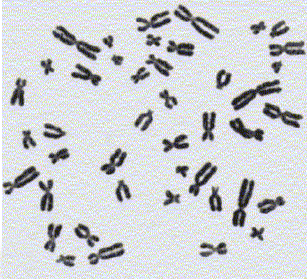
#> input picture Unidad 3 - OpenCV/Datasets/1/Cromo.png, 307 x 279 px, found by its file name
$ jupyter execute --allow-errors 2_2_Contornos.ipynb
#> lines starting #> are read from the running program, lines starting #| are printed output that depends on the picture; after the words box and inside, x2 and y2 are one past the last pixel; in counts of white or black regions, pixels touching at a corner belong together
### Descargar imágenes

[cell 1]
import os
if os.path.exists('Imagenes'):
    print ('La carpeta ya existe')
else:
    os.system('wget -nc https://www.dropbox.com/s/i80af08mp0y5ux5/Imagenes.zip?dl=1')
    os.system('unzip Imagenes.zip?dl=1')
    os.system('rm -r Imagenes.zip?dl=1')
    print('ImAgenes descargadas')

### Cargar librerías

[cell 2]
import cv2
import numpy as np
import matplotlib.pyplot as plt

[cell 3]
#Umbralizacion
im = cv2.imread("C:/Users/SANTIAGO/PDI Procesamiento Digital de Imagenes/Unidad 3 - OpenCV/Datasets/1/Cromo.png")
#> im is the input picture: shape (279, 307, 3); mean B, G, R 211, 207.5, 204.7

imgray = cv2.cvtColor(im, cv2.COLOR_BGR2GRAY)
ret, thresh = cv2.threshold(imgray,0,255,cv2.THRESH_BINARY_INV+cv2.THRESH_OTSU)
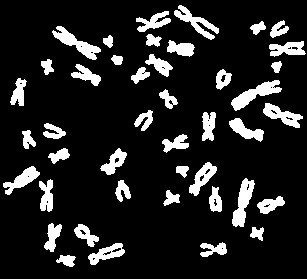
#> thresh: shape (279, 307); 13.4% white; 43 white regions
#> ret = 149

plt.imshow(thresh, cmap='gray')

### Contornos
Los contornos se pueden explicar simplemente como una curva que une todos los puntos continuos (a lo largo del límite), que tienen el mismo color o intensidad.

Los contornos son una herramienta útil para el análisis de formas y la detección y reconocimiento de objetos.

Two border following algorithms are proposed for the topological analysis of digitized binary images.

The first one determines the surroundness relations among the borders of a binary image.

Since the outer borders and the hole borders have a one-to-one correspondence to the connected components of l-pixels and to the holes, respectively, the proposed algorithm yields a representation of a binary image, from which one can extract some sort of features without reconstructing the image.

The second algorithm, which is a modified version of the first, follows only the outermost borders (i.e., the outer borders which are not surrounded by holes).

Opencv cuenta con la siguiente función para encontrar los contornos de imágenes binarias.
```
cv2.findContours(ImaB, Jerarquía, Aproximación)
        ImaB        : Imagen binaria.
        Jerarquía   : Método de clasificar los contornos por jerarquías.
                cv2.RETR_TREE: recupera todos los contornos y reconstruye una jerarquía completa de contornos anidados.
        Aproximación: Aproximación de los vectores en figuras mas sencillas. Jerarquía de arbol
                cv2.CHAIN_APPROX_SIMPLE: comprime segmentos horizontales, verticales y diagonales y deja solo sus puntos finales.
                cv2. CHAIN_APPROX_NONE : Almacena todos los puntos.
```

La función retorna: La imagen binaria, los contornos como vectores, y las jerarquías asociadas a cada contorno, en ese respectivo orden.

### Jerarquía
Cada contorno tiene su jerarquía dependiendo de si se encuentra al interior de un contorno o por el contrario si tiene un contorno en su interior, siendo estos considerados hijo y padre respectivamente.

En opencv, cada contorno tiene su propia información sobre qué jerarquía es, quién es su hijo, quién es su padre, etc.

OpenCV lo representa como una matriz de cuatro valores:

$$[Next, Previous, FirstChild, Parent]$$

Donde los valores indican: el contorno siguiente, el contorno anterior (en el mismo nivel jeraquico), el primer contorno secundario y el indice del contorno principal.

Para mas información ver el siguiente enlace.

https://docs.opencv.org/trunk/d9/d8b/tutorial_py_contours_hierarchy.html

https://docs.opencv.org/master/d4/d73/tutorial_py_contours_begin.html

[cell 4]
#Encontrar contornos
# thresh = Imagen binarizada por el algoritmo de OTSU
print(thresh[0].dtype)
#| uint8
contornos, jerarquia = cv2.findContours(thresh, cv2.RETR_TREE, cv2.CHAIN_APPROX_SIMPLE)
#> contornos = 77 contours, 28 with area under 20; largest, box (x1, y1, x2, y2) and area: (231, 80, 282, 111) 524, (232, 178, 255, 227) 495, (52, 26, 101, 60) 488, (263, 103, 303, 128) 410, (174, 5, 219, 40) 408; jerarquia = 77 rows, first 6: [1, -1, -1, -1], [6, 0, 2, -1], [3, -1, -1, 1], [4, 2, -1, 1], [5, 3, -1, 1], [-1, 4, -1, 1]
#> (the rest of this cell did not finish here and is left out)

[cell 5]
contornos[1][:5] # Primeros 5 puntos del primer contorno
#> Out = [[115, 243], [114, 244], [113, 244], [111, 246], [110, 246]]

$$[Next, Previous, FirstChild, Parent]$$

[cell 6]
print (jerarquia[0,0,:]) # Muestra los 4 elementos de los primeros 3 contornos
#| [ 1 -1 -1 -1]
print (jerarquia[0,1,:])
#| [ 6  0  2 -1]
print (jerarquia[0,2,:])
#| [ 3 -1 -1  1]

### Dibujar contornos
Para dibujar los contornos, se utiliza la función cv2.drawContours.

También se puede usar para dibujar cualquier forma siempre que tenga sus puntos de límite.

Su primer argumento es la imagen de origen, el segundo argumento son los contornos que deben pasarse como una lista de Python, el tercer argumento es el índice de contornos (útil al dibujar contornos individuales. Para dibujar todos los contornos se debe poner -1) y los argumentos restantes son color, grosor etc.

[cell 7]
#Dibujar los contornos
img=im.copy()
# cv2.drawContours(imagen, arreglo_contornos, contorno_interes, (RGB), grosor del contorno)
# contorno_interes = -1 : Todos
img = cv2.drawContours(img, contornos, -1, (255,0,0), 1)
plt.imshow(img)

[cell 8]
#Dibujar el quinceavo contorno
img=im.copy()
img = cv2.drawContours(img, contornos, 15, (0,255,0), 1)
#> img: shape (279, 307, 3); 0.06% of pixels changed, all inside (x1, y1, x2, y2) = (163, 190, 180, 206)
plt.imshow(img)

Veamos como se lee la matriz de jerarquia empezando con el primer contorno

[cell 9]
print (jerarquia[0,0,:])
#| [ 1 -1 -1 -1]
#Dibujar el quinceavo contorno
img=im.copy()
img = cv2.drawContours(img, contornos, 0, (0,255,0), 4)
plt.imshow(img)

[cell 10]
print (jerarquia[0,1,:])
#| [ 6  0  2 -1]
#Dibujar el quinceavo contorno
img=im.copy()
img = cv2.drawContours(img, contornos, 1, (0,255,0), 4)
plt.imshow(img)

[cell 11]
#Dibujar el quinceavo contorno
img = cv2.drawContours(img, contornos, 6, (0,255,0), 4)
plt.imshow(img)

[cell 12]
#Dibujar el quinceavo contorno
img = cv2.drawContours(img, contornos, 2, (0,255,0), 4)
#> img: shape (279, 307, 3); mean B, G, R 209.6, 208.6, 203.3
plt.imshow(img)

[cell 13]
#sacar el cuarto contorno
cnt = contornos[15]
#> cnt = contour of 33 points, box (x1, y1, x2, y2) (163, 190, 180, 206), area 124
print(cnt[:5])
#| [[[167 190]]
#|  [[166 191]]
#|  [[166 196]]
#|  [[168 198]]
#|  [[167 199]]]
img=im.copy()
img = cv2.drawContours(img, [cnt], 0, (255,0,0), 3)
plt.imshow(img)

## Comparación con el Algoritmo de Canny

[cell 14]
bordes = cv2.Canny(img, 150, 180, apertureSize = 3, L2gradient = True)
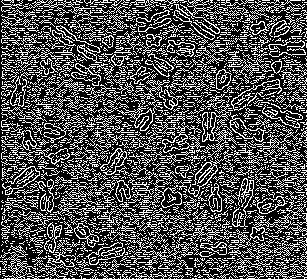
#> bordes: shape (279, 307); 30.9% white in thin lines or dots

plt.figure(figsize=(20,8))
plt.imshow(bordes, cmap='gray')
plt.axis('off')

# A Tener en cuenta:
- im = Imagen original
- imgray = Imagen en escala de Grises
- thresh = Imagen Binarizada

# Filtro de Canny con Prefiltrado de la imagen binarizada

[cell 15]
img_blur_filter = cv2.blur(thresh, (1,1), cv2.BORDER_DEFAULT)
img_medianBlur_filter = cv2.medianBlur(thresh, 1)
img_gaussianBlur_filter = cv2.GaussianBlur(thresh,(1,1),cv2.BORDER_DEFAULT)

plt.figure(figsize=(20,8))
plt.subplot(1,3,1)
plt.imshow(img_blur_filter, cmap='gray')
plt.subplot(1,3,2)
plt.imshow(img_medianBlur_filter, cmap='gray')
plt.subplot(1,3,3)
plt.imshow(img_gaussianBlur_filter, cmap='gray')
plt.axis('off')

[cell 16]
bordes_blur = cv2.Canny(img_blur_filter, 0, 1, apertureSize = 3, L2gradient = True)
#> bordes_blur: shape (279, 307); 4.6% white in thin lines or dots
bordes_median = cv2.Canny(img_medianBlur_filter, 0, 1, apertureSize = 3, L2gradient = True)
bordes_gaussian = cv2.Canny(img_gaussianBlur_filter, 0, 1, apertureSize = 3, L2gradient = True)

plt.figure(figsize=(20,8))
plt.subplot(1,3,1)
plt.imshow(bordes_blur, cmap='gray')
plt.subplot(1,3,2)
plt.imshow(bordes_median, cmap='gray')
plt.subplot(1,3,3)
plt.imshow(bordes_gaussian, cmap='gray')

# Filtro de Canny con Transformada de Fourier de la imagen

[cell 17]
#transformada de Fourier
f = np.fft.fft2(imgray)
#Centrar las frecuencias en el centro de la imagen
fshift = np.fft.fftshift(f)
#Mostrar la imagen
plt.imshow(np.abs(fshift), cmap = 'gray', vmin=np.min(np.abs(fshift)), vmax=np.max(np.abs(fshift))/500)
plt.axis('off')
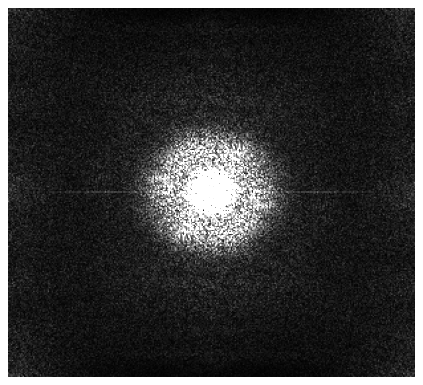
#> figure drawn by matplotlib, 1 panel

[cell 18]
#Crear filtro
rows, cols = imgray.shape
#> rows = 279; cols = 307
fil=np.ones((rows,cols)) # Matriz Inicial llena de unos
ven=18                   # Seleccion de tamaño del espectro de interés / Radio de las Frecuencias de interes
crow,ccol = int(rows/2) , int(cols/2)
#> crow = 139; ccol = 153
A = 5
fil[crow-A*ven:crow+A*ven, ccol-A*ven:ccol+A*ven] = 0
print(crow-ven, crow+ven, ccol-ven, ccol+ven)
#| 121 157 135 171
plt.imshow(fil, cmap = 'gray') # 0 = Negro / 255 = Blanco
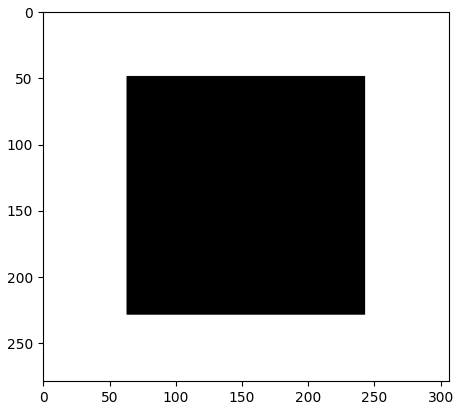
#> figure drawn by matplotlib, 1 panel

[cell 19]
#filtro pasa altas (Con ceros en el centro)
fshift1=fshift*fil
#filtro pasa bajas (Con ceros hacia los bordes)
fshift2=fshift*(1-fil)

[cell 20]
#Deshacer el centrado de las frecuencias
f_ishift1 = np.fft.ifftshift(fshift1)
#Transformada rápida de fourier inversa
img_back1 = np.fft.ifft2(f_ishift1)
img_back1 = np.abs(img_back1)
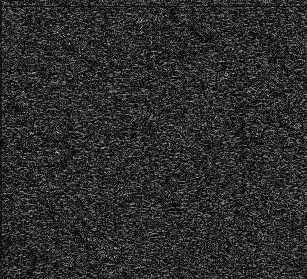
#> img_back1: shape (279, 307) float64; min 0.00708, max 42.46, mean 7.4; drawn with min black and max white

#Deshacer el centrado de las frecuencias
f_ishift2 = np.fft.ifftshift(fshift2)
#Transformada rápida de fourier inversa
img_back2 = np.fft.ifft2(f_ishift2)
img_back2 = np.abs(img_back2)
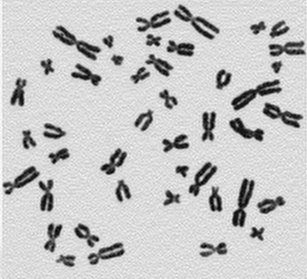
#> img_back2: shape (279, 307) float64; min 12.93, max 262.6, mean 207; drawn with min black and max white

[cell 21]
plt.figure(figsize=(15,9))
plt.subplot(231),plt.imshow(imgray, cmap = 'gray')
plt.title('Original'), plt.xticks([]), plt.yticks([])
plt.subplot(232),plt.imshow(np.abs(fshift1), cmap = 'gray', vmin=np.min(np.abs(fshift)), vmax=np.max(np.abs(fshift))/500)
plt.title('Filtrado pasa altas'), plt.xticks([]), plt.yticks([])
plt.subplot(233),plt.imshow(1-img_back1,cmap = 'gray')
plt.title('Transformada inversa'), plt.xticks([]), plt.yticks([])
plt.subplot(235),plt.imshow(np.abs(fshift2),cmap = 'gray', vmin=np.min(np.abs(fshift)), vmax=np.max(np.abs(fshift))/500)
plt.title('Filtrado pasa bajas'), plt.xticks([]), plt.yticks([])
plt.subplot(236),plt.imshow(img_back2,cmap = 'gray')
plt.title('Transformada inversa'), plt.xticks([]), plt.yticks([])
plt.show()
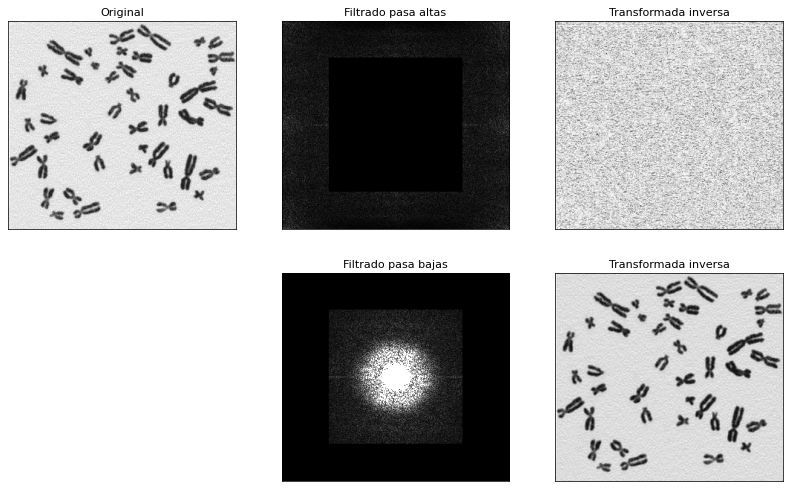
#> figure drawn by matplotlib, 5 panels

[cell 22]
# Binarizacion de la imagen filtrada por el pasa bajas
ret, thresh_2 = cv2.threshold(np.uint8(img_back2),0,255,cv2.THRESH_BINARY_INV+cv2.THRESH_OTSU)
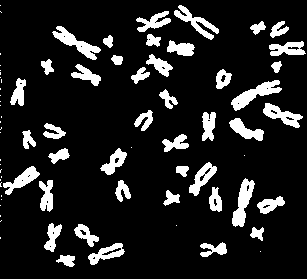
#> thresh_2: shape (279, 307); 13% white; 75 white regions (32 under 20 px), largest, box (x1, y1, x2, y2) and area: (231, 80, 282, 111) 577, (232, 178, 255, 227) 536, (52, 26, 101, 60) 535
#> ret = 152

[cell 23]
# Filtro de cani aplicado
imgray_pasa_bajas = cv2.Canny(np.uint8(img_back2), 0, 100, apertureSize = 3, L2gradient = True)
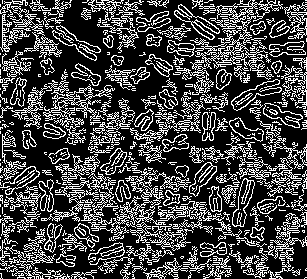
#> imgray_pasa_bajas: shape (279, 307); 27.3% white in thin lines or dots
plt.figure(figsize=(10,10))
plt.subplot(1,2,1)
plt.imshow(imgray_pasa_bajas, cmap='gray')
plt.title("imagen filtrada por pasabajas sin binarizar")

imgray_pasa_bajas = cv2.Canny(np.uint8(thresh_2), 0, 100, apertureSize = 3, L2gradient = True)
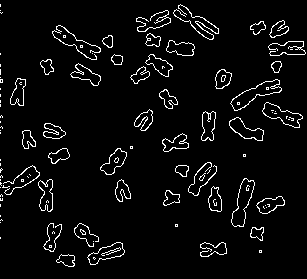
#> imgray_pasa_bajas: shape (279, 307); 4.8% white in thin lines or dots
plt.subplot(1,2,2)
plt.imshow(imgray_pasa_bajas, cmap='gray')
plt.title("imagen filtrada por pasabajas binarizarada")
